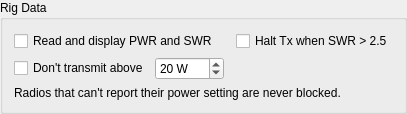
        <widget class="QGroupBox" name="rig_data_group_box">
         <property name="sizePolicy">
          <sizepolicy hsizetype="Preferred" vsizetype="Preferred">
           <horstretch>0</horstretch>
           <verstretch>0</verstretch>
          </sizepolicy>
         </property>
         <property name="minimumSize">
          <size>
           <width>0</width>
           <height>0</height>
          </size>
         </property>
         <property name="maximumSize">
          <size>
           <width>16777215</width>
           <height>16777215</height>
          </size>
         </property>
         <property name="title">
          <string>Rig Data</string>
         </property>
         <layout class="QGridLayout" name="gridLayout_25">
          <item row="0" column="3">
           <widget class="QCheckBox" name="check_SWR_check_box">
            <property name="toolTip">
             <string>&lt;html&gt;&lt;head/&gt;&lt;body&gt;&lt;p&gt;Stop transmitting immediately when SWR exceeds 2.5.&lt;/p&gt;&lt;/body&gt;&lt;/html&gt;</string>
            </property>
            <property name="text">
             <string>Halt Tx when SWR &gt; 2.5</string>
            </property>
           </widget>
          </item>
          <item row="1" column="0" colspan="4">
           <layout class="QHBoxLayout" name="max_power_layout">
            <item>
             <widget class="QCheckBox" name="limit_power_check_box">
              <property name="toolTip">
               <string>&lt;html&gt;&lt;head/&gt;&lt;body&gt;&lt;p&gt;Before each transmission, read the radio's power setting over CAT. If it is above this many watts, don't transmit and say so. Radios that can't report their power setting are never blocked.&lt;/p&gt;&lt;/body&gt;&lt;/html&gt;</string>
              </property>
              <property name="text">
               <string>Don't transmit above</string>
              </property>
             </widget>
            </item>
            <item>
             <widget class="QSpinBox" name="max_power_spin_box">
              <property name="suffix">
               <string> W</string>
              </property>
              <property name="minimum">
               <number>1</number>
              </property>
              <property name="maximum">
               <number>2000</number>
              </property>
              <property name="value">
               <number>20</number>
              </property>
             </widget>
            </item>
            <item>
             <spacer name="max_power_spacer">
              <property name="orientation">
               <enum>Qt::Horizontal</enum>
              </property>
              <property name="sizeHint" stdset="0">
               <size>
                <width>0</width>
                <height>0</height>
               </size>
              </property>
             </spacer>
            </item>
           </layout>
          </item>
          <item row="2" column="0" colspan="4">
           <widget class="QLabel" name="power_setting_label">
            <property name="text">
             <string>Radios that can't report their power setting are never blocked.</string>
            </property>
           </widget>
          </item>
          <item row="3" column="0">
           <spacer name="verticalSpacer">
            <property name="orientation">
             <enum>Qt::Vertical</enum>
            </property>
            <property name="sizeHint" stdset="0">
             <size>
              <width>0</width>
              <height>0</height>
             </size>
            </property>
           </spacer>
          </item>
          <item row="0" column="0">
           <widget class="QCheckBox" name="PWR_and_SWR_check_box">
            <property name="toolTip">
             <string>&lt;html&gt;&lt;head/&gt;&lt;body&gt;&lt;p&gt;Read and display transmit PWR and SWR of your rig.&lt;/p&gt;&lt;/body&gt;&lt;/html&gt;</string>
            </property>
            <property name="text">
             <string>Read and display PWR and SWR</string>
            </property>
           </widget>
          </item>
         </layout>
        </widget>
